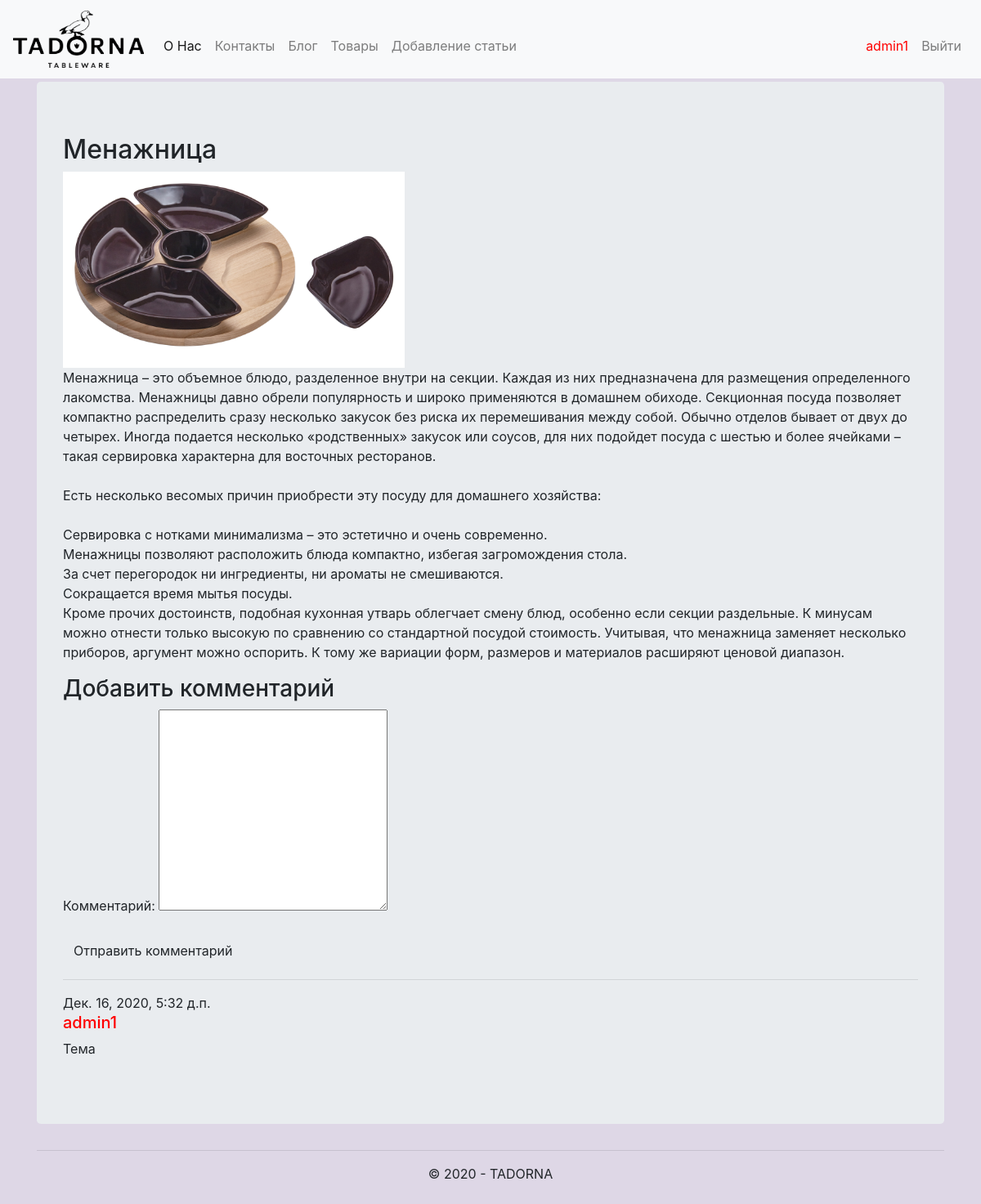
/4/ (signed in), run on the app's committed database.
### app/models.py (models this page shows, shortened)
class Blog(models.Model):
    title = models.CharField(max_length = 100, unique_for_date = "posted", verbose_name = "Заголовок")
    description = models.TextField (verbose_name = "Краткое содержание")
    content = models.TextField (verbose_name = "Полное содержание")
    posted = models.DateTimeField (default = datetime.now(), db_index = True, verbose_name = "Опубликована")
    author = models.ForeignKey(User, null=True, blank=True, on_delete = models.SET_NULL, verbose_name = "Автор")
    image = models.FileField(default = 'temp.jpg', verbose_name = "Путь к картинке")
    class Meta:                         # метаданные — вложенный класс, который задает дополнительные параметры модели:
        db_table = "Posts"          # имя таблицы для модели
        ordering = ["-posted"]   # порядок сортировки данных в модели ("–" означает по убыванию)
        verbose_name = "статья блога"   # имя, под которым модель будет отображаться в административном разделе (для одной статьи блога)
        verbose_name_plural = "статьи блога"    # тоже для всех статей блога

class Comment(models.Model):
    text = models.TextField(verbose_name = "Комментарий")
    date = models.DateTimeField(default = datetime.now(), db_index = True, verbose_name = "Дата")
    author = models.ForeignKey(User, on_delete = models.CASCADE, verbose_name = "Автор")        # из модели User (вторичный ключ), каскадное удаление записей в обоих таблицах
    post = models.ForeignKey(Blog, on_delete = models.CASCADE, verbose_name = "Статья")         # из модели Blog (вторичный ключ),  каскадное удаление записей в обоих таблицах
    class Meta:                # метаданные — вложенный класс, который задает дополнительные параметры модели:
        db_table = "Comments"                   # имя таблицы для модели
        verbose_name = "Комментарий"
        verbose_name_plural = "Комментарии к статьям блога"
        ordering = ["-date"]

### app/views.py (the view)
# urls.py: url(r'^(?P<parametr>\d+)/$', app.views.blogpost, name='blogpost'),
def blogpost(request, parametr):
    post_1 = Blog.objects.get(id=parametr)      # запрос на выбор конкретной статьи по параметру
    comments = Comment.objects.filter(post=parametr)
    if request.method == "POST":                # после отправки данных формы на сервер методом POST
        form = CommentForm(request.POST)
        if form.is_valid():
            comment_f = form.save(commit=False)
            comment_f.author = request.user           # добавляем (так как этого поля нет в форме) в модель Комментария (Comment) в поле автор авторизованного пользователя
            comment_f.date = datetime.now()           # добавляем в модель Комментария (Comment) текущую дату
            comment_f.post = Blog.objects.get(id=parametr)  # добавляем в модель Комментария (Comment) статью, для которой данный комментарий
            comment_f.save()                     # сохраняем изменения после добавления полей
            return redirect('blogpost', parametr=post_1.id)     # переадресация на ту же страницу статьи после отправки комментария
    else:
        form = CommentForm()                     # создание формы для ввода комментария
    assert isinstance(request, HttpRequest)
    return render(
        request,
        'app/blogpost.html',
        {
            'post_1': post_1,                  # передача конкретной статьи в шаблон веб-страницы
            'year':datetime.now().year,
            'comments': comments,    # передача всех комментариев к данной статье в шаблон веб-страницы
            'form': form,                    # передача формы в шаблон веб-страницы
        }
)

### app/forms.py
class CommentForm (forms.ModelForm):
    class Meta:
        model = Comment         # используемая модель
        fields = ('text',)              # требуется заполнить только поле text
        labels = {'text': "Комментарий"}    # метка к полю формы text

### cart/context_processors.py (called while the page is built)
def cart(request):
    return {'cart': Cart(request)}

### app/templates/app/blogpost.html (shortened to what this page needs)
{% extends "app/layout.html" %}
{% block content %}
<div class="jumbotron">
    <div class="main">
<h2> {{post_1.title}} </h2>
{% if post_1.image and post_1.image.url != '/media/temp.jpg' %}
    <img src="{{ post_1.image.url }}" alt="Картинка" width="40%"/>
{% endif %}
<p> {{post_1.content|linebreaksbr}} </p>
{% if user.is_authenticated %}
    <h3>Добавить комментарий</h3>
    <form method="POST" >{% csrf_token %}
    <div>         {{form.as_p}}
    <button type="submit" class="save btn btn-default" > Отправить комментарий </button>
        </div>
        </div>
{% else %}
    <h3> Для добавления своего комментария, пожалуйста, авторизуйтесь </h3>
{% endif %}
{% for comment in comments %}
    <div class="main">
    <hr/>
    <h7> {{comment.date}} </h7>
    <h5 style="color:red;"> {{comment.author}} </h5>
    <p> {{comment.text|linebreaksbr}} </p>
        </div>
    </div>
{% endfor %}
{% endblock %}

### app/templates/app/loginpartial.html (shortened to what this page needs)
{% if user.is_authenticated %}
<form id="logoutForm" action="/logout/" method="post" class="navbar-nav mr-auto">
    <ul class="navbar-nav mr-auto">
        <li class="nav-item"><span  style="color: red;" class="nav-link"> {{ user.username }}</span></li>
        <li class="nav-item"><a class="nav-link" href="javascript:document.getElementById('logoutForm').submit()">Выйти</a></li>
    </ul>
</form>
{% else %}
<ul class="navbar-nav mr-auto">
    <li class="nav-item"><a class="nav-link" href="{% url 'registration' %}">Регистрация</a></li>
    <li class="nav-item"><a class="nav-link" href="{% url 'login' %}">Войти</a></li>
</ul>
{% endif %}

### app/static/app/content/site.css (style rules this page uses)
body { background-color: #DED7E6; padding-bottom: 15px; }
li { padding-top: 15px; }
input, select, textarea { max-width: 280px; }

### data on the page
Blog: title "Менажница", image (picture), content "Менажница – это объемное блюдо, разделенное внутри на секции. Каждая из них предназначена для размещения определенного лакомства. Менажницы давно обрели популярность и широко применяются в домашнем обиходе. Секционная посуда позволяет компактно распределить сразу несколько закусок без риска их перемешивания между собой. Обычно отделов бывает от двух до четырех. Иногда подается несколько «родственных» закусок или соусов, для них подойдет посуда с шестью и более ячейками – такая сервировка характерна для восточных ресторанов. Есть несколько весомых причин приобрести эту посуду для домашнего хозяйства: Сервировка с нотками минимализма – это эстетично и очень современно. Менажницы позволяют…"
Comment: date "Дек. 16, 2020, 5:32 д.п.", author "admin1", text "Тема"

### other printed values
{{ user.username }} "admin1"
